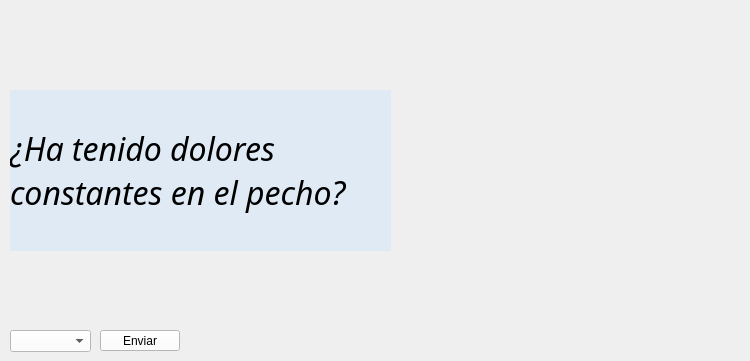
        <widget class="QWidget" name="q10">
         <widget class="QLabel" name="imagen_11">
          <property name="geometry">
           <rect>
            <x>430</x>
            <y>10</y>
            <width>311</width>
            <height>281</height>
           </rect>
          </property>
          <property name="text">
           <string/>
          </property>
          <property name="pixmap">
           <pixmap resource="Imagenes.qrc">:/imgs/dolor-pecho.png</pixmap>
          </property>
          <property name="scaledContents">
           <bool>true</bool>
          </property>
         </widget>
         <widget class="QLabel" name="pregunta_11">
          <property name="geometry">
           <rect>
            <x>10</x>
            <y>90</y>
            <width>381</width>
            <height>161</height>
           </rect>
          </property>
          <property name="font">
           <font>
            <family>Corbel</family>
            <pointsize>24</pointsize>
            <weight>9</weight>
            <italic>true</italic>
            <bold>false</bold>
           </font>
          </property>
          <property name="styleSheet">
           <string notr="true">color: rgb(0, 0, 0);
background-color: rgba(199, 227, 255, 100);
font: 75 italic 24pt &quot;Corbel&quot;;</string>
          </property>
          <property name="text">
           <string>¿Ha tenido dolores constantes en el pecho?</string>
          </property>
          <property name="wordWrap">
           <bool>true</bool>
          </property>
         </widget>
         <widget class="QPushButton" name="enviarQ10">
          <property name="geometry">
           <rect>
            <x>100</x>
            <y>330</y>
            <width>80</width>
            <height>21</height>
           </rect>
          </property>
          <property name="styleSheet">
           <string notr="true">color: rgb(0, 0, 0);
background-color: rgb(255, 255, 255);</string>
          </property>
          <property name="text">
           <string>Enviar</string>
          </property>
         </widget>
         <widget class="QComboBox" name="respuestaQ10">
          <property name="geometry">
           <rect>
            <x>10</x>
            <y>330</y>
            <width>81</width>
            <height>22</height>
           </rect>
          </property>
          <property name="styleSheet">
           <string notr="true">color: rgb(0, 0, 0);
background-color: rgb(255, 255, 255);</string>
          </property>
          <item>
           <property name="text">
            <string/>
           </property>
          </item>
          <item>
           <property name="text">
            <string>SI</string>
           </property>
          </item>
          <item>
           <property name="text">
            <string>NO</string>
           </property>
          </item>
         </widget>
        </widget>
